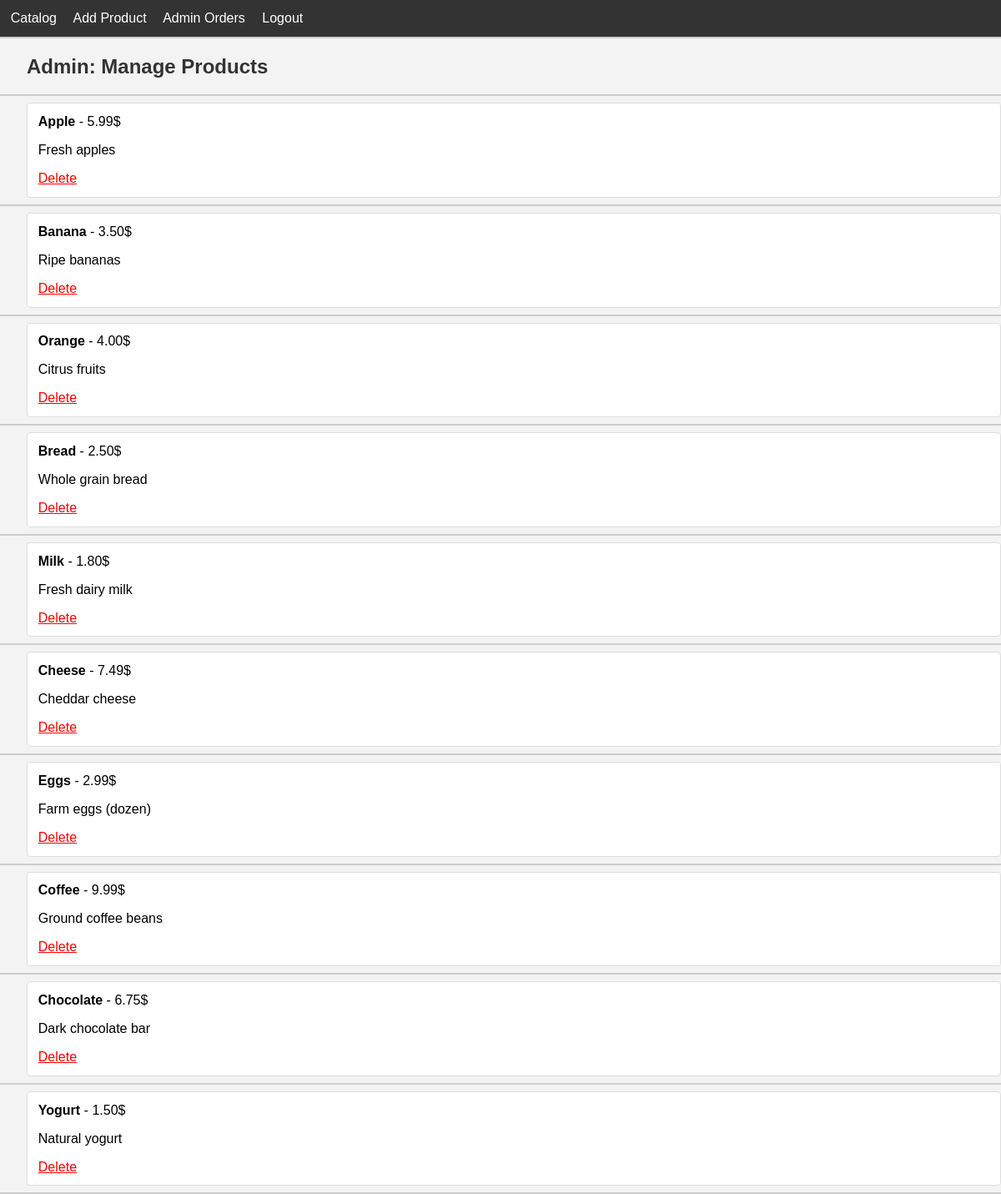
Before: /admin_products/ (signed in) with the older database file.
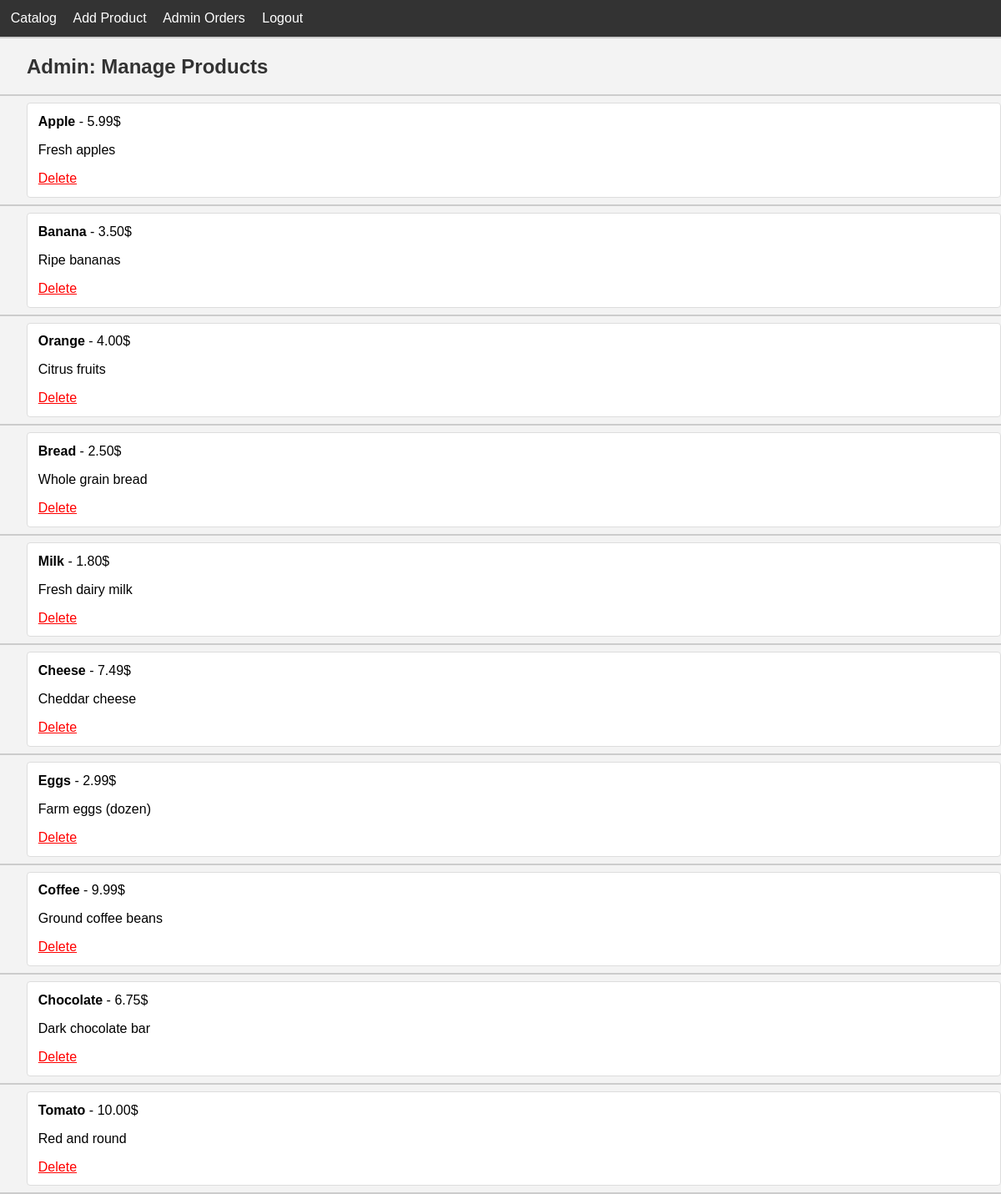
After: the same page with the newer database file.
### store/models.py (models this page shows, shortened)
class FoodProduct(models.Model):
    name=models.CharField(max_length=100)
    price=models.DecimalField(max_digits=10,decimal_places=2)
    description=models.TextField(null=True,blank=True)

### store/views.py (the view)
# urls.py: path('admin_products/', admin_products, name='admin_products'),
@login_required
@user_passes_test(is_admin)
def admin_products(request):
    products = FoodProduct.objects.all()
    return render(request, 'store/admin_products.html', {'products': products})

### store/views.py (called while the page is built)
def is_admin(user):
    return user.is_superuser

### store/templates/store/admin_products.html
{% extends 'store/base.html' %}
{% block content %}
    <h2>Admin: Manage Products</h2>
    <hr>
    {% for product in products %}
        <div>
            <strong>{{ product.name }}</strong> - {{ product.price }}$
            <p>{{ product.description }}</p>
            <a href="{% url 'delete_product' product.id %}"
               style="color:red"
               onclick="return confirm('Are you sure?');">Delete</a>
        </div>
        <hr>
    {% endfor %}
{% endblock %}

Changed rows visible on the page:
removed FoodProduct: name "Yogurt", price "1.50", description "Natural yogurt"
added FoodProduct: name "Tomato", price "10.00", description "Red and round"
